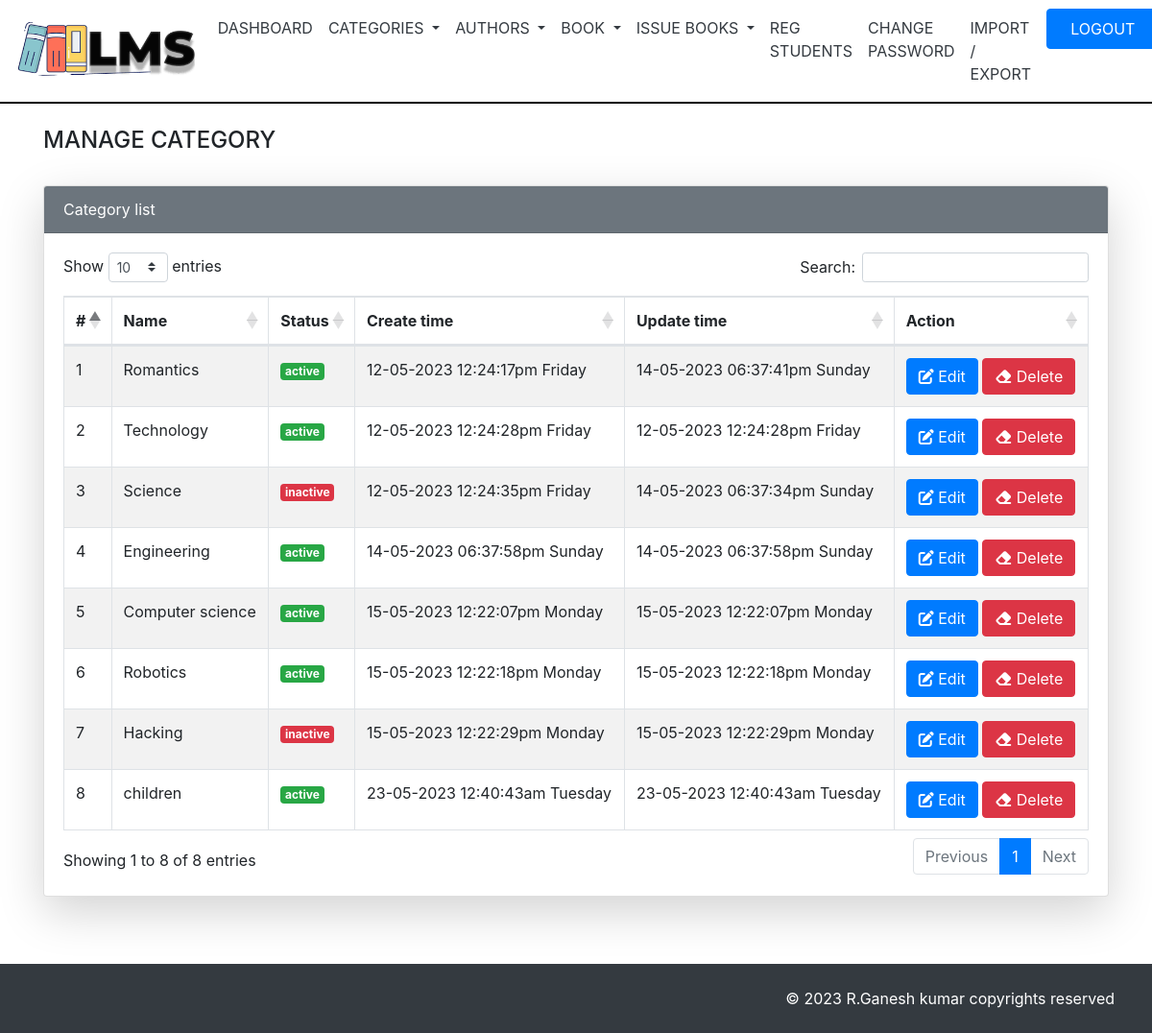
Page /admin/manage_category.php (signed in) on the committed database.
### tables this page shows
CREATE TABLE `category` (
  `id` int(11) NOT NULL,
  `name` varchar(50) NOT NULL,
  `status` varchar(50) NOT NULL,
  `create_time` varchar(50) NOT NULL,
  `update_time` varchar(50) NOT NULL
);

### admin/manage_category.php (the view, shortened to what this page needs)
<!DOCTYPE html>
<html lang="en">
<head>
    <link rel="stylesheet" href="https://cdn.jsdelivr.net/npm/bootstrap@4.6.2/dist/css/bootstrap.min.css">
  <link rel="stylesheet" href="https://cdnjs.cloudflare.com/ajax/libs/font-awesome/6.4.0/css/all.min.css" />
  <link rel="stylesheet" href="https://cdnjs.cloudflare.com/ajax/libs/twitter-bootstrap/4.5.2/css/bootstrap.css">
  <link rel="stylesheet" href="https://cdn.datatables.net/1.13.4/css/dataTables.bootstrap4.min.css">
</head>
<body>
<?php
include('aheader.php');
?>
<div class="container">
<h4 class="mt-4">MANAGE CATEGORY</h4>
<div class="row">
<div class="col-md-12">
<div class="card shadow-lg mt-4" style="margin-bottom:70px;">
<div class="card-header bg-secondary text-white">Category list</div>
<div class="card-body">
<table id="example" class=" table table-striped table-bordered" style="width:100%">
<thead>
<tr>
    <th>#</th>
    <th>Name</th>
    <th>Status</th>
    <th>Create time</th>
    <th>Update time</th>
    <th>Action</th>
</tr>
</thead>
<tbody>
<?php
include('db.php');
$sql="select * from category";
$result=mysqli_query($con,$sql);
if(mysqli_num_rows($result)>0)
{
    $i=1;
while($row=mysqli_fetch_assoc($result))
{
    ?>
    <tr>
        <td><?php echo $i; ?></td>
        <td><?=$row['name']?></td>
        <td>
            <?php if($row["status"]=="active") {
                ?>
                <span class="badge badge-success"><?=$row['status']?></span></td>
                <?php
            }
            else
            {
                ?>
                <span class="badge badge-danger"><?=$row['status']?></span></td>
                <?php
            }
            ?>
        <td><?=$row['create_time']?></td>
        <td><?=$row['update_time']?></td>
    <td>
        <a href="edit_category.php?id=<?=$row['id']?>" class="btn btn-primary"><i class="fa-solid fa-pen-to-square"></i> Edit</a>
        <a href="delete_category.php?id=<?=$row['id']?>" class="btn btn-danger"><i class="fa-solid fa-eraser"></i> Delete</a>
    </td>
    </tr>
    <?php
    $i++;
}
}
?>
</tbody>
</table>
</div>
</div>
</div>
</div>
</div>
<div class="container-fluid">
<div class="row bg-dark p-4 text-white text-right">
<div class="col">
&copy; <?php echo date('Y'); ?> R.Ganesh kumar copyrights reserved
</div>
</div>
</div>
</body>
</html>

### rows in the picture
category: name "Romantics", status "active", create_time "12-05-2023 12:24:17pm Friday", update_time "14-05-2023 06:37:41pm Sunday"
category: name "Technology", status "active", create_time "12-05-2023 12:24:28pm Friday", update_time "12-05-2023 12:24:28pm Friday"
category: name "Science", status "inactive", create_time "12-05-2023 12:24:35pm Friday", update_time "14-05-2023 06:37:34pm Sunday"
category: name "Engineering", status "active", create_time "14-05-2023 06:37:58pm Sunday", update_time "14-05-2023 06:37:58pm Sunday"
category: name "Computer science", status "active", create_time "15-05-2023 12:22:07pm Monday", update_time "15-05-2023 12:22:07pm Monday"
category: name "Robotics", status "active", create_time "15-05-2023 12:22:18pm Monday", update_time "15-05-2023 12:22:18pm Monday"
category: name "Hacking", status "inactive", create_time "15-05-2023 12:22:29pm Monday", update_time "15-05-2023 12:22:29pm Monday"
category: name "children", status "active", create_time "23-05-2023 12:40:43am Tuesday", update_time "23-05-2023 12:40:43am Tuesday"
